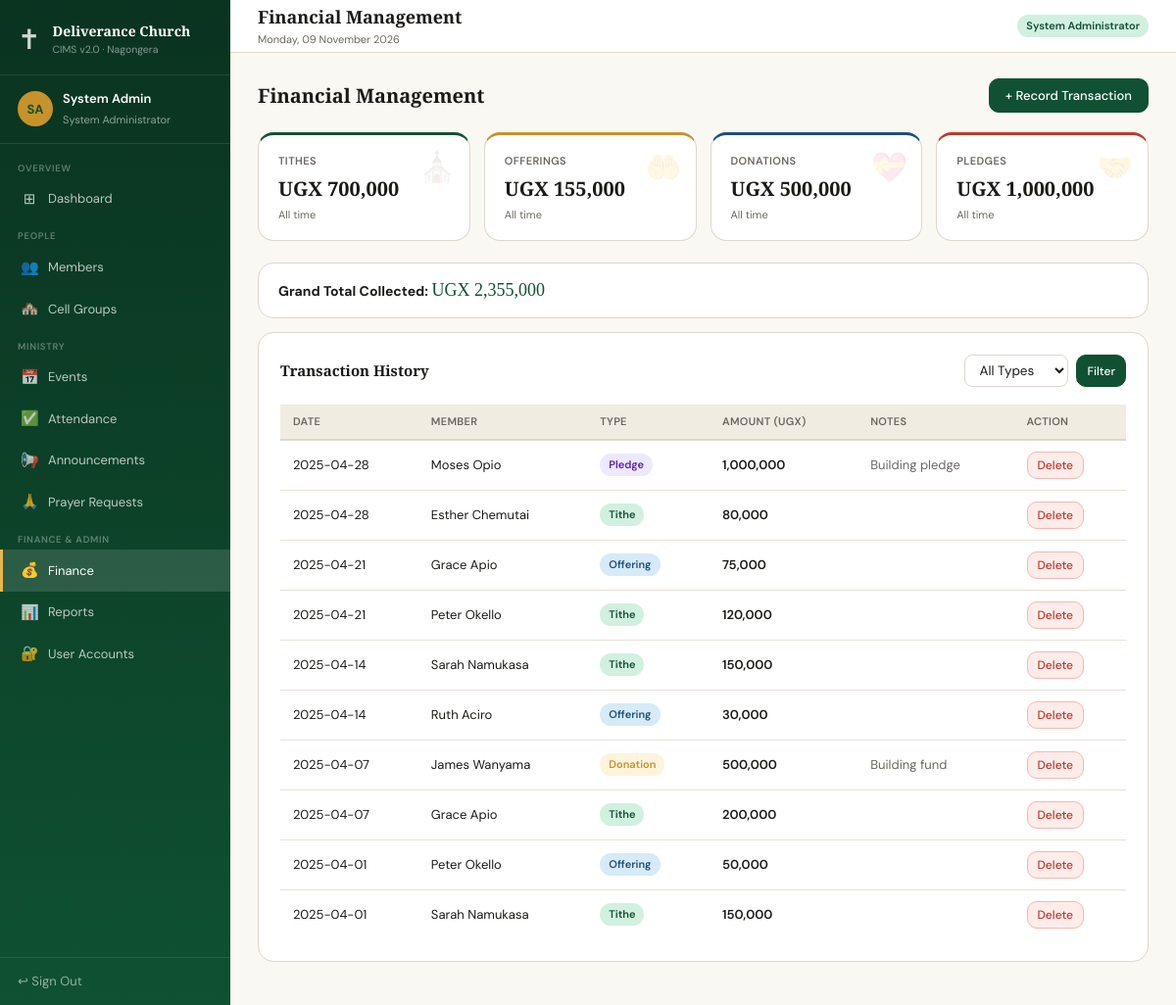
Page /pages/finance.php (signed in) on the committed database.
### tables this page shows
CREATE TABLE transactions (
    id INT AUTO_INCREMENT PRIMARY KEY,
    member_id INT NOT NULL,
    type ENUM('Tithe','Offering','Donation','Pledge') NOT NULL,
    amount DECIMAL(12,2) NOT NULL,
    transaction_date DATE NOT NULL,
    notes TEXT,
    recorded_by INT,
    created_at TIMESTAMP DEFAULT CURRENT_TIMESTAMP,
    FOREIGN KEY (member_id) REFERENCES members(id) ON DELETE CASCADE,
    FOREIGN KEY (recorded_by) REFERENCES users(id) ON DELETE SET NULL
);

### pages/finance.php (the view, shortened to what this page needs)
<?php
require_once __DIR__ . '/../config/db.php';
require_once __DIR__ . '/../includes/header.php';
$totals = $pdo->query("SELECT type, SUM(amount) as total FROM transactions GROUP BY type")->fetchAll(PDO::FETCH_KEY_PAIR);
$grandTotal = array_sum($totals);
$typeFilter = $_GET['type'] ?? 'all';
$where = '1=1'; $params = [];
$transactions = $pdo->prepare("SELECT t.*, CONCAT(m.first_name,' ',m.last_name) AS member_name FROM transactions t JOIN members m ON t.member_id=m.id WHERE $where ORDER BY t.transaction_date DESC, t.id DESC");
$transactions->execute($params);
$transactions = $transactions->fetchAll();
?>
<div class="page-header">
  <h3>Financial Management</h3>
  <button class="btn btn-primary" onclick="openModal('txModal')">+ Record Transaction</button>
</div>
<div class="stats-row">
  <div class="stat green" data-icon="⛪">
    <div class="stat-label">Tithes</div>
    <div class="stat-val" style="font-size:20px">UGX <?= number_format($totals['Tithe']??0) ?></div>
    <div class="stat-sub">All time</div>
  </div>
  <div class="stat gold" data-icon="🤲">
    <div class="stat-label">Offerings</div>
    <div class="stat-val" style="font-size:20px">UGX <?= number_format($totals['Offering']??0) ?></div>
    <div class="stat-sub">All time</div>
  </div>
  <div class="stat blue" data-icon="💝">
    <div class="stat-label">Donations</div>
    <div class="stat-val" style="font-size:20px">UGX <?= number_format($totals['Donation']??0) ?></div>
    <div class="stat-sub">All time</div>
  </div>
  <div class="stat red" data-icon="🤝">
    <div class="stat-label">Pledges</div>
    <div class="stat-val" style="font-size:20px">UGX <?= number_format($totals['Pledge']??0) ?></div>
    <div class="stat-sub">All time</div>
  </div>
</div>
<div class="card" style="margin-bottom:14px;padding:14px 20px;display:flex;align-items:center;justify-content:space-between">
  <div><strong>Grand Total Collected:</strong> <span style="font-family:'Playfair Display',serif;font-size:18px;color:var(--forest)">UGX <?= number_format($grandTotal) ?></span></div>
</div>
<div class="card">
  <div class="card-header">
    <span class="card-title">Transaction History</span>
    <form method="GET" style="display:flex;gap:8px">
      <select name="type" class="form-control" style="padding:6px 10px;width:auto">
        <option value="all" <?= $typeFilter==='all'?'selected':'' ?>>All Types</option>
      </select>
      <button type="submit" class="btn btn-sm btn-primary">Filter</button>
    </form>
  </div>
  <div class="tbl-wrap">
    <table>
      <thead><tr><th>Date</th><th>Member</th><th>Type</th><th>Amount (UGX)</th><th>Notes</th><th>Action</th></tr></thead>
      <tbody>
        <?php foreach ($transactions as $t): ?>
          <tr>
            <td><?= htmlspecialchars($t['transaction_date']) ?></td>
            <td><?= htmlspecialchars($t['member_name']) ?></td>
            <td>
              <span class="badge <?= ['Tithe'=>'b-green','Offering'=>'b-blue','Donation'=>'b-gold','Pledge'=>'b-purple'][$t['type']]??'b-gray' ?>">
                <?= $t['type'] ?>
              </span>
            </td>
            <td style="font-weight:600"><?= number_format($t['amount']) ?></td>
            <td style="color:var(--ink-lt)"><?= htmlspecialchars($t['notes']??'—') ?></td>
            <td>
              <form method="POST" style="display:inline" onsubmit="return confirmDelete(this)">
                <button type="submit" class="btn btn-sm btn-danger">Delete</button>
              </form>
            </td>
          </tr>
        <?php endforeach; ?>
      </tbody>
    </table>
  </div>
</div>
<?php require_once __DIR__ . '/../includes/footer.php'; ?>

### assets/css/style.css (style rules this page uses)
*, *::before, *::after { margin: 0; padding: 0; box-sizing: border-box; }
:root { --forest: #0F5132; --forest-md: #1a7a4a; --forest-lt: #d1f0e0; --gold: #c8922a; --gold-lt: #fef3dc; --gold-md: #e8b84b; --cream: #faf8f3; --sand: #f0ece2; --parchment: #e8e2d5; --ink: #1c1a17; --ink-md: #3d3a35; --ink-lt: #6b6760; --white: #ffffff; --border: #ddd8cc; --red: #c0392b; --red-lt: #fdecea; --blue: #1a5276; --blue-lt: #d6eaf8; --purple: #5b21b6; --purple-lt: #ede9fe; --radius: 10px; --radius-lg: 16px; --shadow: 0 2px 8px rgba(0,0,0,.08); --shadow-md: 0 4px 16px rgba(0,0,0,.12); }
body { font-family: 'DM Sans', sans-serif; background: var(--cream); color: var(--ink); font-size: 14px; line-height: 1.5; }
.stats-row { display: grid; grid-template-columns: repeat(4, 1fr); gap: 14px; margin-bottom: 22px; }
.stat { background: var(--white); border: 1px solid var(--border); border-radius: var(--radius-lg); padding: 18px 20px; position: relative; overflow: hidden; }
.stat::after { content: attr(data-icon); position: absolute; right: 14px; top: 10px; font-size: 30px; opacity: .12; }
.stat-label { font-size: 11px; color: var(--ink-lt); font-weight: 600; text-transform: uppercase; letter-spacing: .4px; }
.stat-val { font-family: 'Playfair Display', serif; font-size: 28px; color: var(--ink); margin: 5px 0 3px; font-weight: 700; }
.stat-sub { font-size: 11px; color: var(--ink-lt); }
.stat.green { border-top: 3px solid var(--forest); }
.stat.gold { border-top: 3px solid var(--gold); }
.stat.blue { border-top: 3px solid var(--blue); }
.stat.red { border-top: 3px solid var(--red); }
.card { background: var(--white); border: 1px solid var(--border); border-radius: var(--radius-lg); padding: 22px; margin-bottom: 18px; }
.card-header { display: flex; align-items: center; justify-content: space-between; margin-bottom: 18px; }
.card-title { font-family: 'Playfair Display', serif; font-size: 15px; color: var(--ink); font-weight: 600; }
.tbl-wrap { overflow-x: auto; }
table { width: 100%; border-collapse: collapse; font-size: 13px; }
th { text-align: left; padding: 9px 13px; font-weight: 600; color: var(--ink-lt); border-bottom: 2px solid var(--border); font-size: 11px; text-transform: uppercase; letter-spacing: .3px; background: var(--sand); }
td { padding: 11px 13px; border-bottom: 1px solid var(--parchment); vertical-align: middle; }
tr:last-child td { border-bottom: none; }
.badge { display: inline-block; padding: 3px 9px; border-radius: 20px; font-size: 11px; font-weight: 600; }
.b-green { background: var(--forest-lt); color: var(--forest); }
.b-gold { background: var(--gold-lt); color: var(--gold); }
.b-blue { background: var(--blue-lt); color: var(--blue); }
.b-purple { background: var(--purple-lt); color: var(--purple); }
.btn { display: inline-flex; align-items: center; gap: 6px; padding: 8px 16px; border-radius: var(--radius); border: 1.5px solid var(--border); background: var(--white); cursor: pointer; font-size: 13px; font-weight: 500; color: var(--ink); font-family: 'DM Sans', sans-serif; text-decoration: none; transition: all .15s; }
.btn-primary { background: var(--forest); border-color: var(--forest); color: #fff; }
.btn-danger { background: var(--red-lt); border-color: #f5b7b1; color: var(--red); }
.btn-sm { padding: 5px 10px; font-size: 12px; }
.form-control { width: 100%; padding: 9px 13px; border: 1.5px solid var(--border); border-radius: 8px; font-size: 13.5px; font-family: 'DM Sans', sans-serif; background: var(--white); color: var(--ink); outline: none; transition: border-color .2s; }
.page-header { display: flex; align-items: center; justify-content: space-between; margin-bottom: 20px; }
.page-header h3 { font-family: 'Playfair Display', serif; font-size: 20px; font-weight: 600; }

### rows in the picture
transactions: transaction_date "2025-04-28", member_name "Moses Opio", type "Pledge", amount "1,000,000", notes "Building pledge"
transactions: transaction_date "2025-04-28", member_name "Esther Chemutai", type "Tithe", amount "80,000"
transactions: transaction_date "2025-04-21", member_name "Grace Apio", type "Offering", amount "75,000"
transactions: transaction_date "2025-04-21", member_name "Peter Okello", type "Tithe", amount "120,000"
transactions: transaction_date "2025-04-14", member_name "Sarah Namukasa", type "Tithe", amount "150,000"
transactions: transaction_date "2025-04-14", member_name "Ruth Aciro", type "Offering", amount "30,000"
transactions: transaction_date "2025-04-07", member_name "James Wanyama", type "Donation", amount "500,000", notes "Building fund"
transactions: transaction_date "2025-04-07", member_name "Grace Apio", type "Tithe", amount "200,000"
transactions: transaction_date "2025-04-01", member_name "Peter Okello", type "Offering", amount "50,000"
transactions: transaction_date "2025-04-01", member_name "Sarah Namukasa", type "Tithe", amount "150,000"

### other values in the picture
$initials "SA"
$user['name'] "System Admin"
$user['role'] "System Administrator"
$item['section'] "OVERVIEW"
$item['icon'] "⊞"
$item['label'] "Dashboard"
$item['section'] "PEOPLE"
$item['icon'] "👥"
$item['label'] "Members"
$item['icon'] "🏘️"
$item['label'] "Cell Groups"
$item['section'] "MINISTRY"
$item['icon'] "📅"
$item['label'] "Events"
$item['icon'] "✅"
